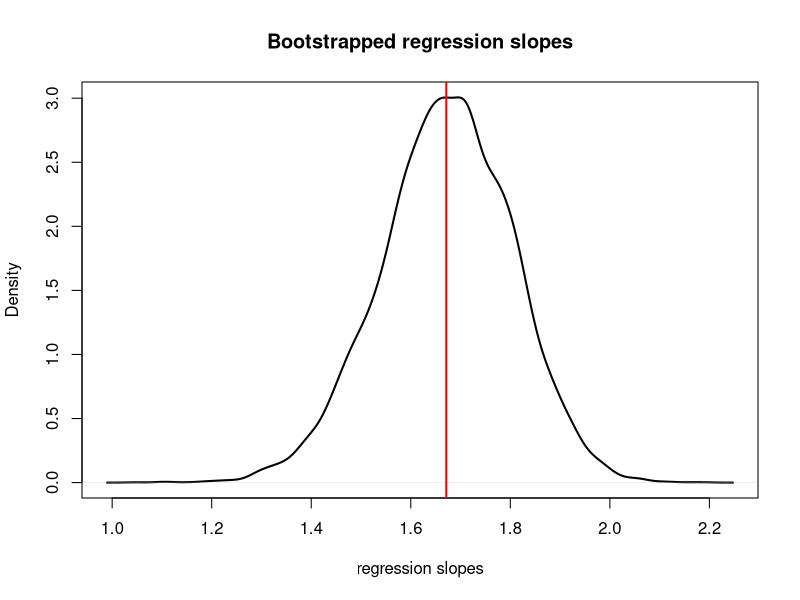

Write R code to recreate this figure.
#################################
### FRE6871 Homework #5 Solution due May 16, 2016
#################################
# Max score 70pts

# The below solutions are examples,
# Slightly different solutions are also possible.


############## Part I
# 1. (30pts) Create a function called lag_it() that applies 
# a lag to vectors. 
# lag_it() should accept two arguments:
# - vec_tor a vector argument to which a lag should be applied, 
# - "lag" an integer, specifying the number of periods to lag. 
# - "lag" should have a default value of 1. 
# lag_it() should first check if "lag" is numeric, and if not 
# then it should produce a warning message and return NULL. 
# lag_it() should next check if vec_tor is a vector, and if not 
# then it should produce a warning message and return NULL. 
# If both these tests pass, then lag_it() should return a vector 
# of the same length as vec_tor, that is lagged by the number 
# of periods specified by "lag". 
# A positive "lag" should replace the present value with values 
# from the past, and a negative lag should replace with values 
# from the future. 
# lag_it() should add NA values in place of values that are missing. 
# for example, lag_it() should produce the following output:
#  lag_it(c(1:5), lag=2)
#  [1] NA NA  1  2  3
# 
#  lag_it(c(1:5), lag=-2)
#  [1]  3  4  5 NA NA
# 
# you can use functions is.vector(), is.numeric(), 
# length(), c(), rep(), warning(), and return(), 

lag_it <- function(vec_tor, lag=1) {
  if (!is.numeric(lag)) {  # lag is not numeric
    warning(paste("argument", deparse(substitute(lag)), "must be numeric."))
    return(NULL)  # return NULL
  }  # end if
  if (is.vector(vec_tor)) {  # vec_tor is a vector
    if(lag>0) {
      vec_tor <- c(rep(NA, lag), vec_tor)
      vec_tor[-((length(vec_tor)-lag+1):length(vec_tor))]
    } else {
      vec_tor <- c(vec_tor, rep(NA, -lag))
      vec_tor[-(1:(-lag))]
    }
  } else {  # vec_tor is not a vector
    warning(paste0("argument \"", deparse(substitute(vec_tor)), "\" must be a vector."))
    return(NULL)  # return NULL
  }  # end if
}  # end lag_it

# call lag_it() as below, to verify it works correctly,
lag_it(1:9)
lag_it(1:9, lag=2)
lag_it(1:9, lag=-1)
lag_it(1:9, lag=-2)
lag_it(matrix(1:9, ncol=1))
lag_it("a", "b")

# You should get the following results:
# > lag_it(1:9, lag=2)
# [1] NA NA  1  2  3  4  5  6  7
# > lag_it(1:9, lag=-1)
# [1]  2  3  4  5  6  7  8  9 NA



############## Part II
# Summary: Estimate the standard errors of regression 
# coefficients using bootstrap simulations. 

# 1. (10pts) Specify a regression as follows:

set.seed(1121)  # reset random number generator
# define explanatory and response variables
explana_tory <- seq(from=0.1, to=3.0, by=0.1)
res_ponse <- 3 + 2*explana_tory + rnorm(length(explana_tory))
# specify regression formula and perform regression
reg_formula <- res_ponse ~ explana_tory
reg_model <- lm(reg_formula)

# Extract the regression coefficient standard errors 
# from the regression model summary, and call them 
# std_errors.
# You can use the function summary().

reg_model_sum <- summary(reg_model)
std_errors <- reg_model_sum$coefficients[, 2]


# 2. (20pts) Perform an sapply() loop 10000 times. 
# In each loop bootstrap (sample) the variables 
# explana_tory and res_ponse, perform the regression, 
# and return the regression coefficients.  
# Call the matrix output by sapply() boot_strap. 
# hint: download the latest version of the 
# statistics.pdf file from NYU Classes and follow 
# the bootstrap example there. 
# You can use the functions sample.int(), lm(), 
# coef(), and sapply().

boot_strap <- sapply(1:10000, function(x) {
  boot_sample <- sample.int(length(explana_tory), replace=TRUE)
  explana_tory <- explana_tory[boot_sample]
  res_ponse <- res_ponse[boot_sample]
  coef(lm(res_ponse ~ explana_tory))
})  # end sapply

# You should get the following output:
# > boot_strap[, 1:3]
#                 [,1]     [,2]     [,3]
# (Intercept)  3.339112 3.458160 3.108136
# explana_tory 1.809326 1.737513 1.864102

# Calculate the standard errors from bootstrap, 
# and call them boot_errors.
# You can use the functions sd() and apply(). 
# Calculate the differences between boot_errors 
# and std_errors. 

boot_errors <- apply(boot_strap, MARGIN=1, sd)
boot_errors - std_errors

# You should get the following output:
# > boot_errors
# (Intercept) explana_tory 
#   0.2655507    0.1326947


# 3. (10pts) Create a density plot of the bootstrapped 
# coefficients boot_strap["explana_tory", ], 
# with plot title "Bootstrapped regression slopes". 
# and with x-axis label "regression slopes". 
# Add a vertical line in red at the x-axis point: 
#   mean(boot_strap["explana_tory", ]). 
# You can use the functions x11(), plot(), density(), 
# and abline(). 

x11()
plot(density(boot_strap["explana_tory", ]), 
     lwd=2, xlab="regression slopes", 
     main="Bootstrapped regression slopes")
abline(v=mean(boot_strap["explana_tory", ]), lwd=2, col="red")


